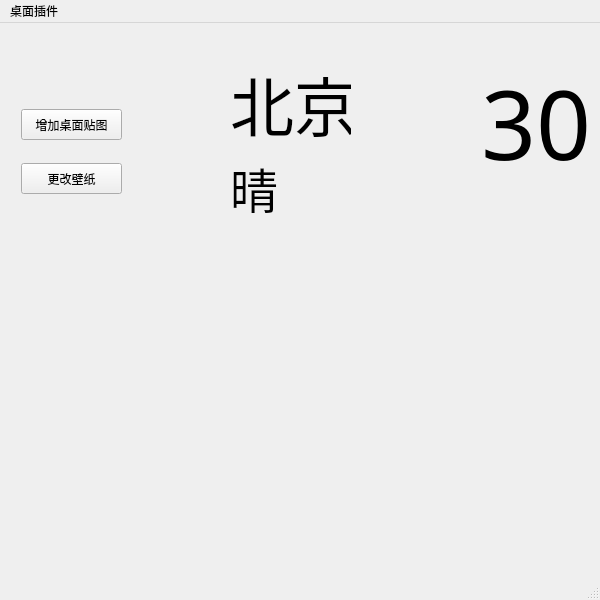
<?xml version="1.0" encoding="UTF-8"?>
<ui version="4.0">
 <class>MainWindow</class>
 <widget class="QMainWindow" name="MainWindow">
  <property name="geometry">
   <rect>
    <x>0</x>
    <y>0</y>
    <width>600</width>
    <height>600</height>
   </rect>
  </property>
  <property name="font">
   <font>
    <family>楷体</family>
   </font>
  </property>
  <property name="windowTitle">
   <string>MainWindow</string>
  </property>
  <property name="styleSheet">
   <string notr="true"/>
  </property>
  <widget class="QWidget" name="centralwidget">
   <widget class="QWidget" name="widget" native="true">
    <property name="geometry">
     <rect>
      <x>230</x>
      <y>0</y>
      <width>371</width>
      <height>251</height>
     </rect>
    </property>
    <property name="styleSheet">
     <string notr="true"/>
    </property>
    <widget class="QLabel" name="label_city">
     <property name="geometry">
      <rect>
       <x>0</x>
       <y>30</y>
       <width>121</width>
       <height>101</height>
      </rect>
     </property>
     <property name="font">
      <font>
       <family>楷体</family>
       <pointsize>48</pointsize>
       <bold>false</bold>
      </font>
     </property>
     <property name="text">
      <string>&lt;html&gt;&lt;head/&gt;&lt;body&gt;&lt;p&gt;&lt;span style=&quot; color:#000000;&quot;&gt;北京&lt;/span&gt;&lt;/p&gt;&lt;/body&gt;&lt;/html&gt;</string>
     </property>
    </widget>
    <widget class="QLabel" name="label_weatherstate">
     <property name="geometry">
      <rect>
       <x>0</x>
       <y>120</y>
       <width>81</width>
       <height>91</height>
      </rect>
     </property>
     <property name="styleSheet">
      <string notr="true"/>
     </property>
     <property name="text">
      <string>&lt;html&gt;&lt;head/&gt;&lt;body&gt;&lt;p&gt;&lt;span style=&quot; font-size:36pt; color:#000000;&quot;&gt;晴&lt;/span&gt;&lt;/p&gt;&lt;/body&gt;&lt;/html&gt;</string>
     </property>
    </widget>
    <widget class="QLabel" name="label_temperature">
     <property name="geometry">
      <rect>
       <x>150</x>
       <y>0</y>
       <width>211</width>
       <height>201</height>
      </rect>
     </property>
     <property name="text">
      <string>&lt;html&gt;&lt;head/&gt;&lt;body&gt;&lt;p align=&quot;right&quot;&gt;&lt;span style=&quot; font-size:72pt; color:#000000;&quot;&gt;30&lt;/span&gt;&lt;/p&gt;&lt;/body&gt;&lt;/html&gt;</string>
     </property>
    </widget>
    <widget class="QLabel" name="label_code">
     <property name="geometry">
      <rect>
       <x>70</x>
       <y>120</y>
       <width>61</width>
       <height>81</height>
      </rect>
     </property>
     <property name="text">
      <string/>
     </property>
     <property name="pixmap">
      <pixmap resource="bk.qrc">:/C:/Users/LENOVO/Desktop/white/0@1x.png</pixmap>
     </property>
    </widget>
   </widget>
   <widget class="QPushButton" name="pushButton">
    <property name="geometry">
     <rect>
      <x>21</x>
      <y>86</y>
      <width>101</width>
      <height>31</height>
     </rect>
    </property>
    <property name="text">
     <string>增加桌面贴图</string>
    </property>
   </widget>
   <widget class="QPushButton" name="pushButton_2">
    <property name="geometry">
     <rect>
      <x>21</x>
      <y>140</y>
      <width>101</width>
      <height>31</height>
     </rect>
    </property>
    <property name="minimumSize">
     <size>
      <width>0</width>
      <height>15</height>
     </size>
    </property>
    <property name="text">
     <string>更改壁纸</string>
    </property>
   </widget>
  </widget>
  <widget class="QStatusBar" name="statusbar"/>
  <widget class="QMenuBar" name="menubar">
   <property name="geometry">
    <rect>
     <x>0</x>
     <y>0</y>
     <width>600</width>
     <height>14</height>
    </rect>
   </property>
   <widget class="QMenu" name="menu">
    <property name="title">
     <string>桌面插件</string>
    </property>
   </widget>
   <addaction name="menu"/>
  </widget>
 </widget>
 <resources>
  <include location="bk.qrc"/>
 </resources>
 <connections/>
</ui>
